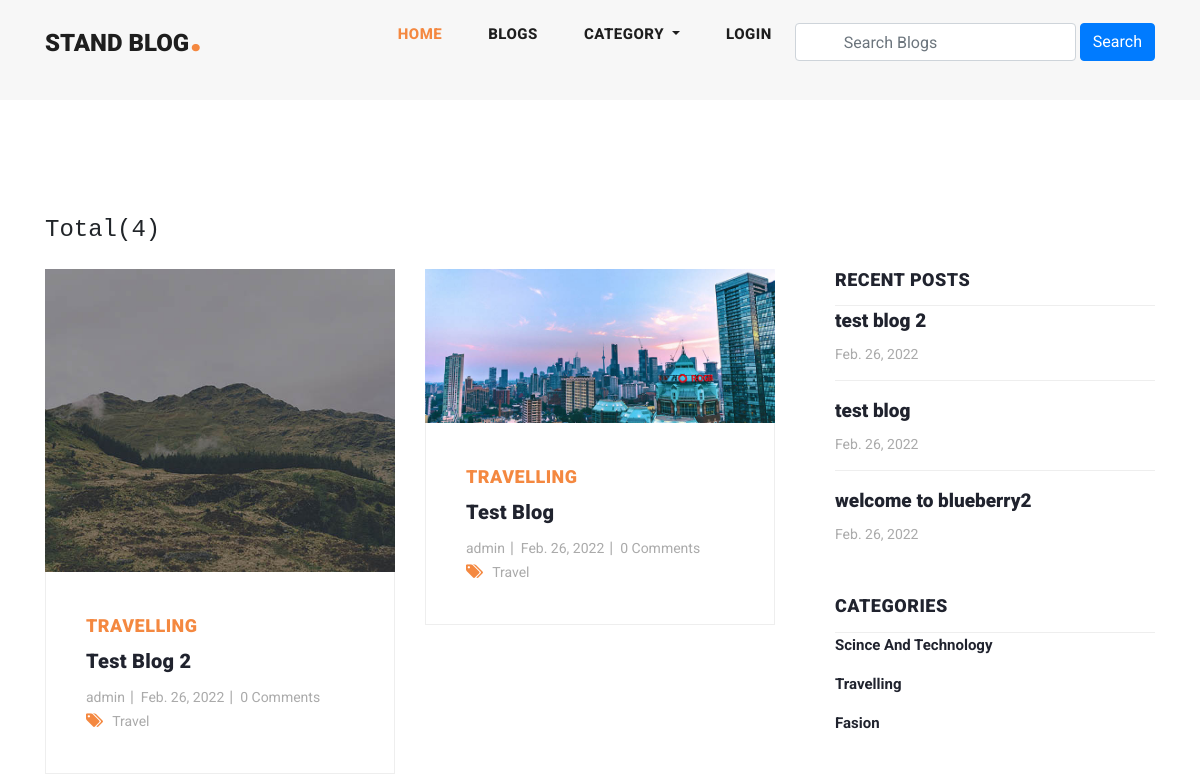
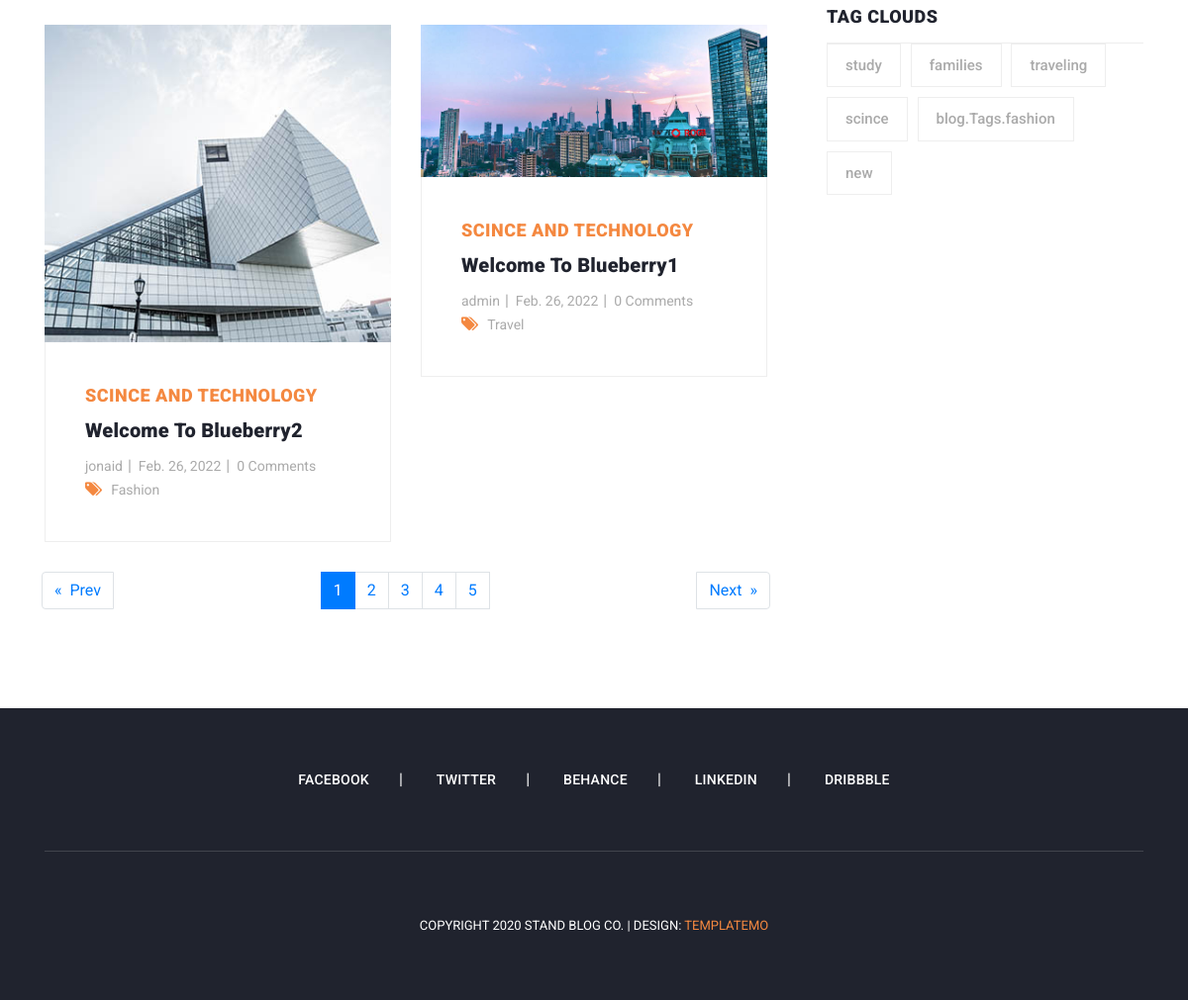
/blog/, run on an earlier commit of the app's database (2 pictures, top to bottom).
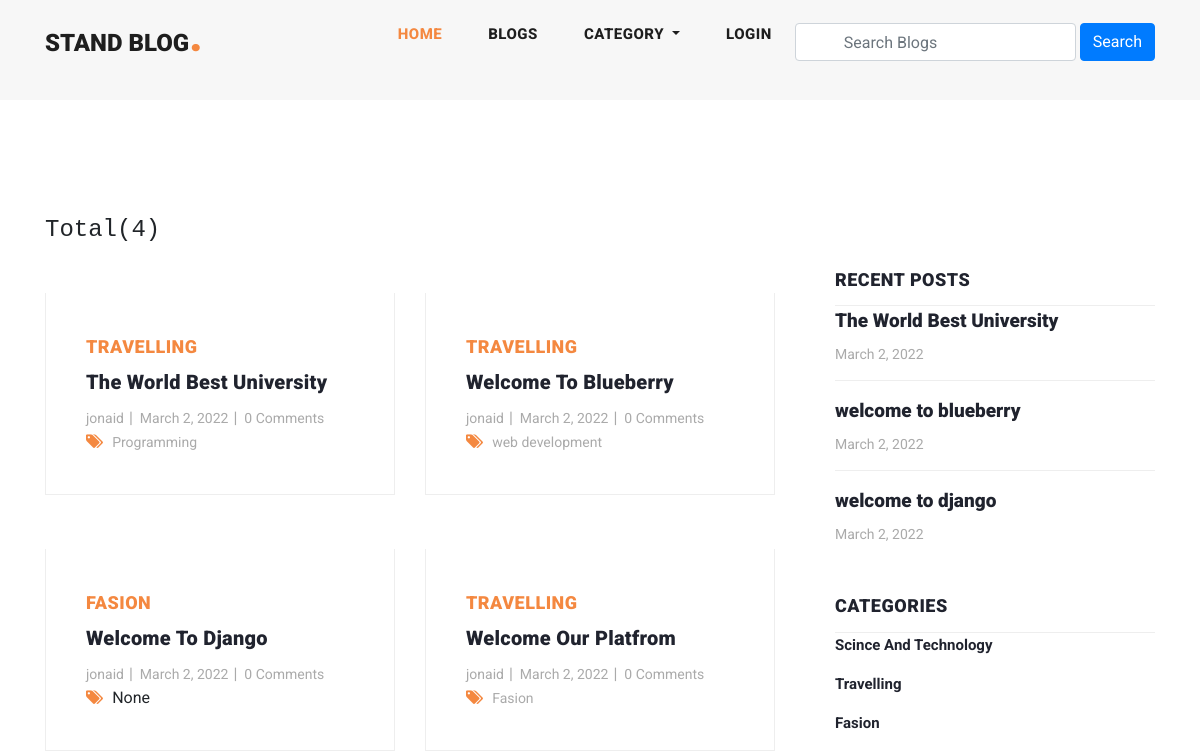
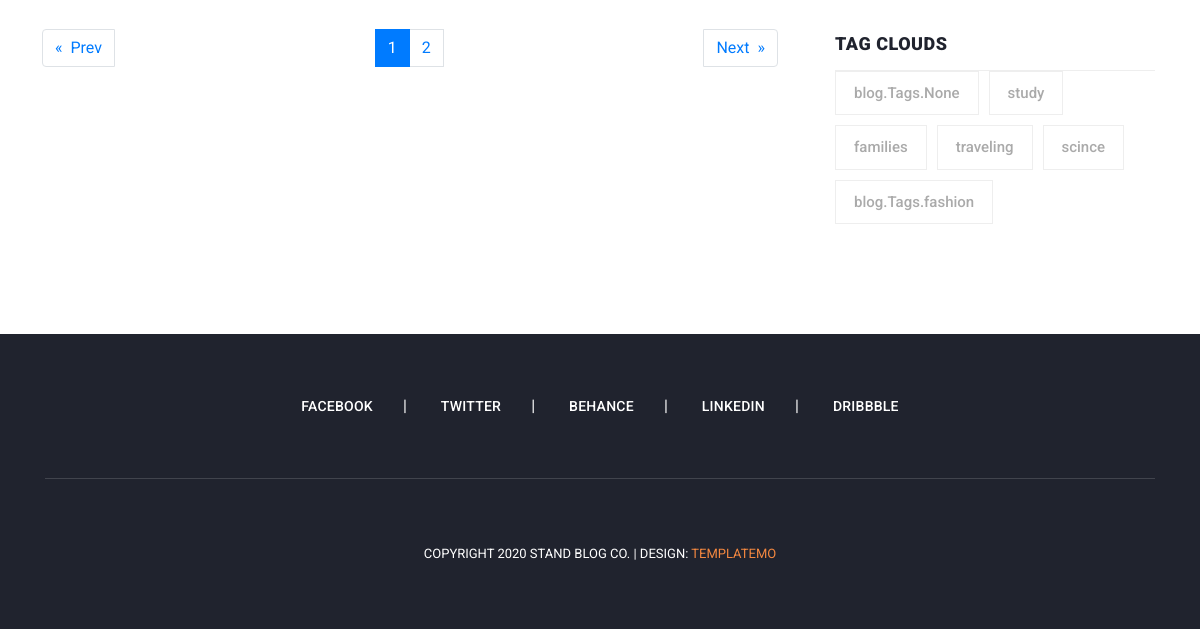
And on a later commit of the database (2 pictures, top to bottom).
### blog/models.py (models this page shows, shortened)
class Blog (models.Model):
    user=models.ForeignKey(User, on_delete=models.CASCADE, related_name='user_blogs')
    category=models.ForeignKey(Category, on_delete=models.CASCADE, related_name='category_blogs')
    tags=models.ManyToManyField(Tags, related_name='tags', blank=True)
    likes=models.ManyToManyField(User, related_name='user_likes', blank=True)
    title=models.CharField(max_length=250)
    slug=models.SlugField(null=True, blank=True)
    banner=models.ImageField(upload_to='banner-images/')
    description=RichTextField()
    created_date=models.DateTimeField(auto_now_add=True)

class Category(models.Model):
    title=models.CharField(max_length=150, unique=True)
    slug=models.SlugField(null=True, blank=True)
    created_date=models.DateTimeField(auto_now_add=True)
    def __str__(self):
        return self.title
    def get_absolute_url(self):
        return reverse("blog:category_blogs", args={
             self.slug
             })

class Tags(models.Model):
    title=models.CharField(max_length=150)
    slug=models.SlugField(null=True, blank=True)
    created_date=models.DateTimeField(auto_now_add=True)
    def get_tags_absolute_url(self):
        return reverse("blog:tags_blogs", args={
             self.slug
             })

### user_profile/models.py (models this page shows, shortened)
class User(AbstractUser):
    email=models.EmailField(
        max_length=150,
        unique=True,
        error_messages={
            "unique":"The email must be uniqe"
        }
    )
    profile_image=models.ImageField(
        null=True,
        blank=True,
        upload_to='profile_image/'
    )
    followers = models.ManyToManyField('Follow')
    REQUIRED_FIELDS=["email"]
    objects= CustomeUserManagers()

### blog/views.py (the view)
# urls.py: path('blog/',views.blog, name='blog'),
def blog (request):
    blogs=Blog.objects.order_by('-created_date')
    tags=Tags.objects.order_by('-created_date')
    paginator=Paginator(blogs,4)
    page_number = request.GET.get('page')
    page_obj = paginator.get_page(page_number)
    context={
        'blogs':blogs,
        'tags':tags,
        'page_obj':page_obj,
    }
    return render(request,'blog.html',context)

### blog/context_processors.py (called while the page is built)
def get_all_category(request):
    categories=Category.objects.all()
    context={
        'categories':categories,
    }
    return context

### user_profile/context_processors.py (called while the page is built, shortened)
def user_notifications(request):
    context = {}
    return context

### templates/blog.html (shortened to what the changed rows need)
{% extends 'base.html' %}
{% load static %}
{% block maincontent %}
    <section class="blog-posts grid-system">
      <div class="container">
        <div class="row">
          <div class="col-lg-8">
            <div class="all-blog-posts">
              <div class="row">
                {% for blog in page_obj %}
                <div class="col-lg-6">
                  <div class="blog-post">
                    <div class="blog-thumb">
                      <img src="{{ blog.banner.url }}" alt="">
                    </div>
                    <div class="down-content">
                      <span>{{ blog.category }}</span>
                      <a href="{% url 'blog:blog_details' blog.slug %}"><h4>{{ blog.title }}</h4></a>
                      <ul class="post-info">
                        <li><a href="{% url 'user_profile:user_information' blog.user.username %}">{{ blog.user.username }}</a></li>
                        <li><a href="#">{{ blog.created_date | date }}</a></li>
                        <li><a href="#">{{ blog.blog_comment.all.count }} Comments</a></li>
                      </ul>
                      <div class="post-options">
                        <div class="row">
                          <div class="col-lg-12">
                            <ul class="post-tags">
                              <li><i class="fa fa-tags"></i></li>
                              {% if blog.tags.all.count > 0 %}
                              {% for tag in blog.tags.all %}
                              <li><a href="{% url 'blog:blog_details' blog.slug %}">{{ tag.title }}</a></li>
                              {% endfor %}
                              {% else  %}
                                None
                              {% endif %}
                            </ul>
                          </div>
                        </div>
                      </div>
                    </div>
                  </div>
                </div>
                {% endfor %}
                  <nav  aria-label="Page navigation">
                    <ul class="pagination mb-0">
                      {% load l10n %}
                      {% for post in page_obj.paginator.page_range %}
                      {% if page_obj.number == post  %}
                      <li class="page-item active">
                        <a class="page-link" href="?page={{ post }}">{{ post | localize }}</a>
                      </li>
                      {% else %}
                      <li class="page-item">
                        <a class="page-link" href="?page={{ post }}">{{ post }}</a>
                      </li>
                      {% endif %}
                      {% endfor %}
                    </ul>
                  </nav>
              </div>
            </div>
          </div>
          <div class="col-lg-4">
            <div class="sidebar">
              <div class="row">
                <div class="col-lg-12">
                  <div class="sidebar-item recent-posts sidebar-item search">
                    <div class="sidebar-heading">
                      <h2>Recent Posts</h2>
                    </div>
                    <div class="content">
                      <ul>
                        {% for blog in blogs|slice:"3" %}
                        <li><a href="{% url 'blog:blog_details' blog.slug %}">
                          <h5>{{ blog.title }}</h5>
                          <span>{{ blog.created_date | date }}</span>
                        </a></li>
                       {% endfor %}
                      </ul>
                    </div>
                  </div>
                </div>
                <div class="col-lg-12">
                  <div class="sidebar-item categories">
                    <div class="sidebar-heading">
                      <h2>Categories</h2>
                    </div>
                    <div class="content">
                      <ul>
                        {% for category in categories %}
                        <li><a href="{{ category.get_absolute_url }}">{{ category.title }}</a></li>
                        {% endfor %}
                      </ul>
                    </div>
                  </div>
                </div>
                <div class="col-lg-12">
                  <div class="sidebar-item tags">
                    <div class="sidebar-heading">
                      <h2>Tag Clouds</h2>
                    </div>
                    <div class="content">
                      <ul>
                        {% for tag in tags|slice:"6" %}
                        <li><a href="{{ tag.get_tags_absolute_url }}">{{ tag.title }}</a></li>
                        {% endfor %}
                      </ul>
                    </div>
                  </div>
                </div>
              </div>
            </div>
          </div>
        </div>
      </div>
    </section>
    {% endblock maincontent %}

What changed in the data, as far as the page shows it:
removed Blog: banner (picture), category "TRAVELLING", title "Test Blog 2", user.username "admin", created_date "Feb. 26, 2022", blog_comment.all.count "0", title "test blog 2"
no longer on this page (row unchanged): Tags: title "Travel"
removed Blog: banner (picture), category "TRAVELLING", title "Test Blog", user.username "admin", created_date "Feb. 26, 2022", blog_comment.all.count "0", title "test blog"
removed Blog: banner (picture), category "SCINCE AND TECHNOLOGY", title "Welcome To Blueberry2", user.username "jonaid", created_date "Feb. 26, 2022", blog_comment.all.count "0", title "welcome to blueberry2"
no longer on this page (row unchanged): Tags: title "Fashion", shown under "SCINCE AND TECHNOLOGY"
removed Blog: banner (picture), category "SCINCE AND TECHNOLOGY", title "Welcome To Blueberry1", user.username "admin", created_date "Feb. 26, 2022", blog_comment.all.count "0", shown under "Total(4)"
no longer on this page (row unchanged): Tags: title "new", shown under "TAG CLOUDS"
added Blog: category "TRAVELLING", title "The World Best University", user.username "jonaid", created_date "March 2, 2022", blog_comment.all.count "0"
now on this page (row unchanged): Tags: title "Programming", shown under "TRAVELLING"
added Blog: category "TRAVELLING", title "Welcome To Blueberry", user.username "jonaid", created_date "March 2, 2022", blog_comment.all.count "0", title "welcome to blueberry"
now on this page (row unchanged): Tags: title "web development", shown under "TRAVELLING"
added Blog: category "FASION", title "Welcome To Django", user.username "jonaid", created_date "March 2, 2022", blog_comment.all.count "0", shows "None", title "welcome to django"
added Blog: category "TRAVELLING", title "Welcome Our Platfrom", user.username "jonaid", created_date "March 2, 2022", blog_comment.all.count "0", shown under "Total(4)"
now on this page (row unchanged): Tags: title "Fasion", shown under "TRAVELLING"
added Tags: title "blog.Tags.None", shown under "TAG CLOUDS"
Also different on the page:
list line gone: "3"
list line gone: "4"
list line gone: "5"
